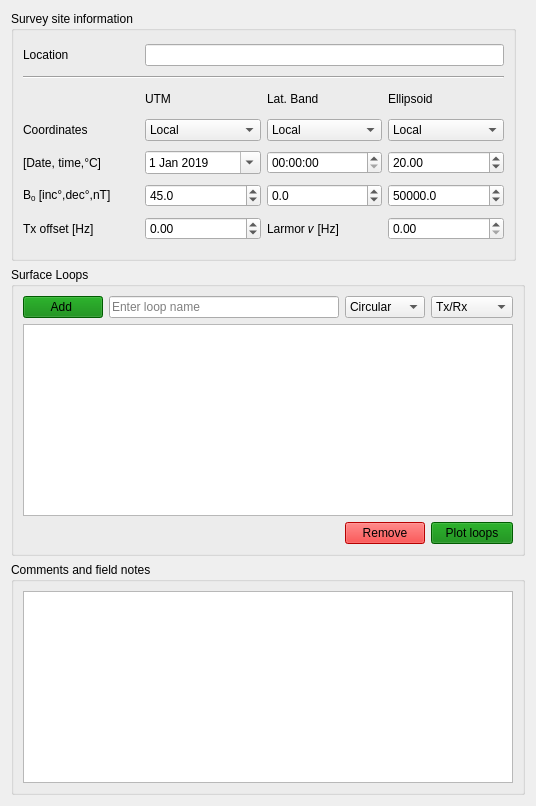
          <widget class="QWidget" name="METATab">
           <property name="enabled">
            <bool>true</bool>
           </property>
           <attribute name="title">
            <string>META</string>
           </attribute>
           <layout class="QVBoxLayout" name="verticalLayout_9">
            <item>
             <widget class="QGroupBox" name="siteBox">
              <property name="enabled">
               <bool>true</bool>
              </property>
              <property name="sizePolicy">
               <sizepolicy hsizetype="Preferred" vsizetype="Preferred">
                <horstretch>0</horstretch>
                <verstretch>0</verstretch>
               </sizepolicy>
              </property>
              <property name="minimumSize">
               <size>
                <width>505</width>
                <height>250</height>
               </size>
              </property>
              <property name="maximumSize">
               <size>
                <width>505</width>
                <height>16777215</height>
               </size>
              </property>
              <property name="title">
               <string>Survey site information</string>
              </property>
              <layout class="QGridLayout" name="gridLayout_10">
               <item row="2" column="3">
                <widget class="QLabel" name="label_64">
                 <property name="text">
                  <string>Ellipsoid</string>
                 </property>
                </widget>
               </item>
               <item row="3" column="3">
                <widget class="QComboBox" name="ellipsoid">
                 <property name="toolTip">
                  <string>&lt;html&gt;&lt;head/&gt;&lt;body&gt;&lt;p&gt;Ellipsoid model for UTM coordinates&lt;/p&gt;&lt;/body&gt;&lt;/html&gt;</string>
                 </property>
                 <item>
                  <property name="text">
                   <string>Local</string>
                  </property>
                 </item>
                 <item>
                  <property name="text">
                   <string>WGS84</string>
                  </property>
                 </item>
                 <item>
                  <property name="text">
                   <string>NAD83</string>
                  </property>
                 </item>
                </widget>
               </item>
               <item row="5" column="0">
                <widget class="QLabel" name="label_67">
                 <property name="text">
                  <string>&lt;html&gt;&lt;head/&gt;&lt;body&gt;&lt;p&gt;B&lt;span style=&quot; vertical-align:sub;&quot;&gt;0&lt;/span&gt; [inc°,dec°,nT]&lt;/p&gt;&lt;/body&gt;&lt;/html&gt;</string>
                 </property>
                </widget>
               </item>
               <item row="6" column="1">
                <widget class="QDoubleSpinBox" name="txv">
                 <property name="minimum">
                  <double>-500.000000000000000</double>
                 </property>
                 <property name="maximum">
                  <double>500.000000000000000</double>
                 </property>
                </widget>
               </item>
               <item row="0" column="0">
                <widget class="QLabel" name="label_62">
                 <property name="text">
                  <string>Location</string>
                 </property>
                </widget>
               </item>
               <item row="0" column="1" colspan="3">
                <widget class="QLineEdit" name="locEdit">
                 <property name="enabled">
                  <bool>true</bool>
                 </property>
                 <property name="text">
                  <string/>
                 </property>
                 <property name="readOnly">
                  <bool>false</bool>
                 </property>
                </widget>
               </item>
               <item row="6" column="3">
                <widget class="QDoubleSpinBox" name="larmorv">
                 <property name="maximum">
                  <double>3000.000000000000000</double>
                 </property>
                </widget>
               </item>
               <item row="3" column="2">
                <widget class="QComboBox" name="latBand">
                 <property name="toolTip">
                  <string>&lt;html&gt;&lt;head/&gt;&lt;body&gt;&lt;p&gt;Latitude band&lt;/p&gt;&lt;/body&gt;&lt;/html&gt;</string>
                 </property>
                 <item>
                  <property name="text">
                   <string>Local</string>
                  </property>
                 </item>
                 <item>
                  <property name="text">
                   <string>A</string>
                  </property>
                 </item>
                 <item>
                  <property name="text">
                   <string>B</string>
                  </property>
                 </item>
                 <item>
                  <property name="text">
                   <string>C</string>
                  </property>
                 </item>
                 <item>
                  <property name="text">
                   <string>D</string>
                  </property>
                 </item>
                 <item>
                  <property name="text">
                   <string>E</string>
                  </property>
                 </item>
                 <item>
                  <property name="text">
                   <string>F</string>
                  </property>
                 </item>
                 <item>
                  <property name="text">
                   <string>G</string>
                  </property>
                 </item>
                 <item>
                  <property name="text">
                   <string>H</string>
                  </property>
                 </item>
                 <item>
                  <property name="text">
                   <string>J</string>
                  </property>
                 </item>
                 <item>
                  <property name="text">
                   <string>K</string>
                  </property>
                 </item>
                 <item>
                  <property name="text">
                   <string>L</string>
                  </property>
                 </item>
                 <item>
                  <property name="text">
                   <string>M</string>
                  </property>
                 </item>
                 <item>
                  <property name="text">
                   <string>N</string>
                  </property>
                 </item>
                 <item>
                  <property name="text">
                   <string>P</string>
                  </property>
                 </item>
                 <item>
                  <property name="text">
                   <string>Q</string>
                  </property>
                 </item>
                 <item>
                  <property name="text">
                   <string>R</string>
                  </property>
                 </item>
                 <item>
                  <property name="text">
                   <string>S</string>
                  </property>
                 </item>
                 <item>
                  <property name="text">
                   <string>T</string>
                  </property>
                 </item>
                 <item>
                  <property name="text">
                   <string>U</string>
                  </property>
                 </item>
                 <item>
                  <property name="text">
                   <string>V</string>
                  </property>
                 </item>
                 <item>
                  <property name="text">
                   <string>W</string>
                  </property>
                 </item>
                 <item>
                  <property name="text">
                   <string>X</string>
                  </property>
                 </item>
                </widget>
               </item>
               <item row="2" column="2">
                <widget class="QLabel" name="label_63">
                 <property name="text">
                  <string>Lat. Band </string>
                 </property>
                </widget>
               </item>
               <item row="4" column="1">
                <widget class="QDateEdit" name="dateEdit">
                 <property name="calendarPopup">
                  <bool>true</bool>
                 </property>
                 <property name="date">
                  <date>
                   <year>2019</year>
                   <month>1</month>
                   <day>1</day>
                  </date>
                 </property>
                </widget>
               </item>
               <item row="5" column="3">
                <widget class="QDoubleSpinBox" name="intensitySpinBox">
                 <property name="decimals">
                  <number>1</number>
                 </property>
                 <property name="maximum">
                  <double>80000.000000000000000</double>
                 </property>
                 <property name="value">
                  <double>50000.000000000000000</double>
                 </property>
                </widget>
               </item>
               <item row="5" column="2">
                <widget class="QDoubleSpinBox" name="decSpinBox">
                 <property name="decimals">
                  <number>1</number>
                 </property>
                 <property name="minimum">
                  <double>-90.000000000000000</double>
                 </property>
                 <property name="maximum">
                  <double>90.000000000000000</double>
                 </property>
                 <property name="value">
                  <double>0.000000000000000</double>
                 </property>
                </widget>
               </item>
               <item row="3" column="0">
                <widget class="QLabel" name="label_61">
                 <property name="text">
                  <string>Coordinates</string>
                 </property>
                </widget>
               </item>
               <item row="1" column="0" colspan="4">
                <widget class="Line" name="line_13">
                 <property name="orientation">
                  <enum>Qt::Horizontal</enum>
                 </property>
                </widget>
               </item>
               <item row="5" column="1">
                <widget class="QDoubleSpinBox" name="incSpinBox">
                 <property name="decimals">
                  <number>1</number>
                 </property>
                 <property name="minimum">
                  <double>-90.000000000000000</double>
                 </property>
                 <property name="maximum">
                  <double>90.000000000000000</double>
                 </property>
                 <property name="value">
                  <double>45.000000000000000</double>
                 </property>
                </widget>
               </item>
               <item row="2" column="1">
                <widget class="QLabel" name="label_59">
                 <property name="maximumSize">
                  <size>
                   <width>16777215</width>
                   <height>20</height>
                  </size>
                 </property>
                 <property name="text">
                  <string>UTM</string>
                 </property>
                </widget>
               </item>
               <item row="4" column="3">
                <widget class="QDoubleSpinBox" name="tempSpinBox">
                 <property name="value">
                  <double>20.000000000000000</double>
                 </property>
                </widget>
               </item>
               <item row="4" column="2">
                <widget class="QTimeEdit" name="timeEdit">
                 <property name="calendarPopup">
                  <bool>true</bool>
                 </property>
                </widget>
               </item>
               <item row="4" column="0">
                <widget class="QLabel" name="label_57">
                 <property name="text">
                  <string>[Date, time,°C]</string>
                 </property>
                </widget>
               </item>
               <item row="3" column="1">
                <widget class="QComboBox" name="UTMzone">
                 <property name="toolTip">
                  <string>&lt;html&gt;&lt;head/&gt;&lt;body&gt;&lt;p&gt;Specify the UTM zone. &lt;/p&gt;&lt;/body&gt;&lt;/html&gt;</string>
                 </property>
                 <item>
                  <property name="text">
                   <string>Local</string>
                  </property>
                 </item>
                 <item>
                  <property name="text">
                   <string>1</string>
                  </property>
                 </item>
                 <item>
                  <property name="text">
                   <string>2</string>
                  </property>
                 </item>
                 <item>
                  <property name="text">
                   <string>3</string>
                  </property>
                 </item>
                 <item>
                  <property name="text">
                   <string>4</string>
                  </property>
                 </item>
                 <item>
                  <property name="text">
                   <string>5</string>
                  </property>
                 </item>
                 <item>
                  <property name="text">
                   <string>6</string>
                  </property>
                 </item>
                 <item>
                  <property name="text">
                   <string>7</string>
                  </property>
                 </item>
                 <item>
                  <property name="text">
                   <string>8</string>
                  </property>
                 </item>
                 <item>
                  <property name="text">
                   <string>9</string>
                  </property>
                 </item>
                 <item>
                  <property name="text">
                   <string>10</string>
                  </property>
                 </item>
                 <item>
                  <property name="text">
                   <string>11</string>
                  </property>
                 </item>
                 <item>
                  <property name="text">
                   <string>12</string>
                  </property>
                 </item>
                 <item>
                  <property name="text">
                   <string>13</string>
                  </property>
                 </item>
                 <item>
                  <property name="text">
                   <string>14</string>
                  </property>
                 </item>
                 <item>
                  <property name="text">
                   <string>15</string>
                  </property>
                 </item>
                 <item>
                  <property name="text">
                   <string>16</string>
                  </property>
                 </item>
                 <item>
                  <property name="text">
                   <string>17</string>
                  </property>
                 </item>
                 <item>
                  <property name="text">
                   <string>18</string>
                  </property>
                 </item>
                 <item>
                  <property name="text">
                   <string>19</string>
                  </property>
                 </item>
                 <item>
                  <property name="text">
                   <string>20</string>
                  </property>
                 </item>
                 <item>
                  <property name="text">
                   <string>21</string>
                  </property>
                 </item>
                 <item>
                  <property name="text">
                   <string>22</string>
                  </property>
                 </item>
                 <item>
                  <property name="text">
                   <string>23</string>
                  </property>
                 </item>
                 <item>
                  <property name="text">
                   <string>24</string>
                  </property>
                 </item>
                 <item>
                  <property name="text">
                   <string>25</string>
                  </property>
                 </item>
                 <item>
                  <property name="text">
                   <string>26</string>
                  </property>
                 </item>
                 <item>
                  <property name="text">
                   <string>27</string>
                  </property>
                 </item>
                 <item>
                  <property name="text">
                   <string>28</string>
                  </property>
                 </item>
                 <item>
                  <property name="text">
                   <string>29</string>
                  </property>
                 </item>
                 <item>
                  <property name="text">
                   <string>30</string>
                  </property>
                 </item>
                 <item>
                  <property name="text">
                   <string>31</string>
                  </property>
                 </item>
                 <item>
                  <property name="text">
                   <string>32</string>
                  </property>
                 </item>
                 <item>
                  <property name="text">
                   <string>33</string>
                  </property>
                 </item>
                 <item>
                  <property name="text">
                   <string>34</string>
                  </property>
                 </item>
                 <item>
                  <property name="text">
                   <string>35</string>
                  </property>
                 </item>
                 <item>
                  <property name="text">
                   <string>36</string>
                  </property>
                 </item>
                 <item>
                  <property name="text">
                   <string>37</string>
                  </property>
                 </item>
                 <item>
                  <property name="text">
                   <string>38</string>
                  </property>
                 </item>
                 <item>
                  <property name="text">
                   <string>39</string>
                  </property>
                 </item>
                 <item>
                  <property name="text">
                   <string>40</string>
                  </property>
                 </item>
                 <item>
                  <property name="text">
                   <string>41</string>
                  </property>
                 </item>
                 <item>
                  <property name="text">
                   <string>42</string>
                  </property>
                 </item>
                 <item>
                  <property name="text">
                   <string>43</string>
                  </property>
                 </item>
                 <item>
                  <property name="text">
                   <string>44</string>
                  </property>
                 </item>
                 <item>
                  <property name="text">
                   <string>45</string>
                  </property>
                 </item>
                 <item>
                  <property name="text">
                   <string>46</string>
                  </property>
                 </item>
                 <item>
                  <property name="text">
                   <string>47</string>
                  </property>
                 </item>
                 <item>
                  <property name="text">
                   <string>48</string>
                  </property>
                 </item>
                 <item>
                  <property name="text">
                   <string>49</string>
                  </property>
                 </item>
                 <item>
                  <property name="text">
                   <string>50</string>
                  </property>
                 </item>
                 <item>
                  <property name="text">
                   <string>51</string>
                  </property>
                 </item>
                 <item>
                  <property name="text">
                   <string>52</string>
                  </property>
                 </item>
                 <item>
                  <property name="text">
                   <string>53</string>
                  </property>
                 </item>
                 <item>
                  <property name="text">
                   <string>54</string>
                  </property>
                 </item>
                 <item>
                  <property name="text">
                   <string>55</string>
                  </property>
                 </item>
                 <item>
                  <property name="text">
                   <string>56</string>
                  </property>
                 </item>
                 <item>
                  <property name="text">
                   <string>57</string>
                  </property>
                 </item>
                 <item>
                  <property name="text">
                   <string>58</string>
                  </property>
                 </item>
                 <item>
                  <property name="text">
                   <string>59</string>
                  </property>
                 </item>
                 <item>
                  <property name="text">
                   <string>60</string>
                  </property>
                 </item>
                </widget>
               </item>
               <item row="6" column="2">
                <widget class="QLabel" name="label_85">
                 <property name="text">
                  <string>Larmor 𝜈 [Hz]</string>
                 </property>
                </widget>
               </item>
               <item row="6" column="0">
                <widget class="QLabel" name="label_86">
                 <property name="text">
                  <string>Tx offset [Hz]</string>
                 </property>
                </widget>
               </item>
              </layout>
             </widget>
            </item>
            <item>
             <widget class="QGroupBox" name="groupBox_3">
              <property name="title">
               <string>Surface Loops</string>
              </property>
              <layout class="QGridLayout" name="gridLayout_2">
               <item row="2" column="2">
                <widget class="QPushButton" name="removeLoopButton">
                 <property name="styleSheet">
                  <string notr="true">#removeLoopButton {
    background: red;
}

#removeLoopButton:disabled {
    background: black;
}</string>
                 </property>
                 <property name="text">
                  <string>Remove</string>
                 </property>
                </widget>
               </item>
               <item row="0" column="3">
                <widget class="QComboBox" name="loopType">
                 <item>
                  <property name="text">
                   <string>Tx/Rx</string>
                  </property>
                 </item>
                 <item>
                  <property name="text">
                   <string>Tx Only</string>
                  </property>
                 </item>
                 <item>
                  <property name="text">
                   <string>Rx Only</string>
                  </property>
                 </item>
                 <item>
                  <property name="text">
                   <string>Noise ref.</string>
                  </property>
                 </item>
                </widget>
               </item>
               <item row="0" column="0">
                <widget class="QPushButton" name="addLoopButton">
                 <property name="styleSheet">
                  <string notr="true">#addLoopButton {
    background: green;
}

#addLoopButton:disabled {
    background: black;
}</string>
                 </property>
                 <property name="text">
                  <string>Add </string>
                 </property>
                </widget>
               </item>
               <item row="0" column="2">
                <widget class="QComboBox" name="loopGeom">
                 <item>
                  <property name="text">
                   <string>Circular</string>
                  </property>
                 </item>
                 <item>
                  <property name="text">
                   <string>polygon</string>
                  </property>
                 </item>
                 <item>
                  <property name="text">
                   <string>figure-8</string>
                  </property>
                 </item>
                </widget>
               </item>
               <item row="1" column="0" colspan="4">
                <widget class="QTableWidget" name="txRxTable"/>
               </item>
               <item row="2" column="3">
                <widget class="QPushButton" name="plotLoops">
                 <property name="styleSheet">
                  <string notr="true">#plotLoops {
    background: green;
}

#plotLoops:disabled {
    background: black;
}</string>
                 </property>
                 <property name="text">
                  <string>Plot loops</string>
                 </property>
                </widget>
               </item>
               <item row="0" column="1">
                <widget class="QLineEdit" name="loopLabel">
                 <property name="placeholderText">
                  <string>Enter loop name</string>
                 </property>
                </widget>
               </item>
              </layout>
             </widget>
            </item>
            <item>
             <widget class="QGroupBox" name="groupBox_5">
              <property name="enabled">
               <bool>true</bool>
              </property>
              <property name="title">
               <string>Comments and field notes</string>
              </property>
              <layout class="QVBoxLayout" name="verticalLayout_7">
               <item>
                <widget class="QTextBrowser" name="txtComments">
                 <property name="sizePolicy">
                  <sizepolicy hsizetype="Fixed" vsizetype="Fixed">
                   <horstretch>0</horstretch>
                   <verstretch>0</verstretch>
                  </sizepolicy>
                 </property>
                 <property name="minimumSize">
                  <size>
                   <width>490</width>
                   <height>0</height>
                  </size>
                 </property>
                 <property name="maximumSize">
                  <size>
                   <width>490</width>
                   <height>420</height>
                  </size>
                 </property>
                 <property name="readOnly">
                  <bool>false</bool>
                 </property>
                </widget>
               </item>
              </layout>
             </widget>
            </item>
           </layout>
          </widget>
